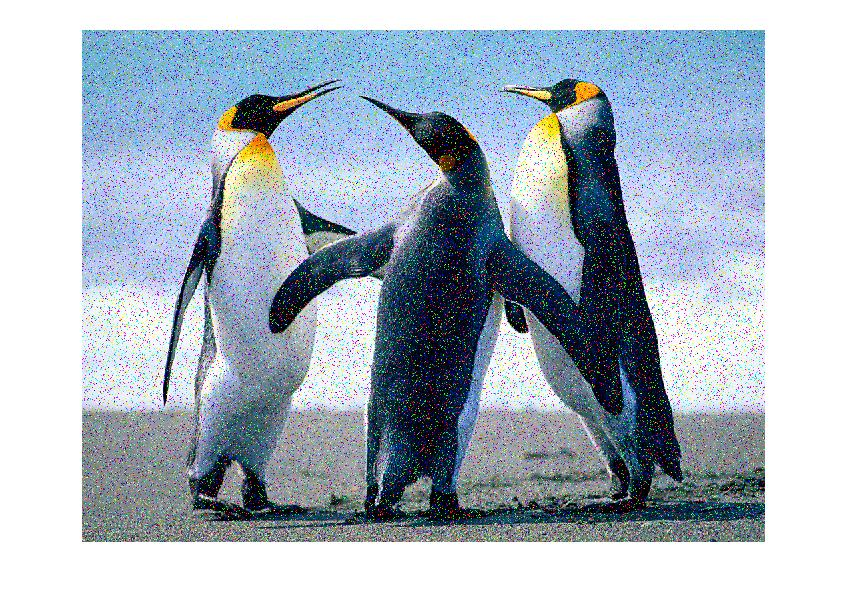
%> input picture PROC/FILTROS/ruido.jpg, 848 x 598 px
$ octave deteccion_bordes.m   (GNU Octave 9; MATLAB toolbox functions it lacks are replaced by stand-ins)
%> lines starting %> are read from the running program, lines starting %| are printed output that depends on the picture; in (x1, y1, x2, y2) boxes, pixels count from 0 and x2, y2 are one past the last pixel; in counts of white or black regions, pixels touching at a corner belong together; the program's own positions count from 1

clc;
clear all;
[filename path]=uigetfile('*.jpg','Abrir imagen');
%> the answer given: FILTROS/ruido.jpg
if isequal(filename,0)
   return
else
    a=imread(strcat(path,filename));
%> a is the input picture: size 598x848x3 uint8; mean R, G, B 167.8, 179.7, 191.4
    a=rgb2gray(a);
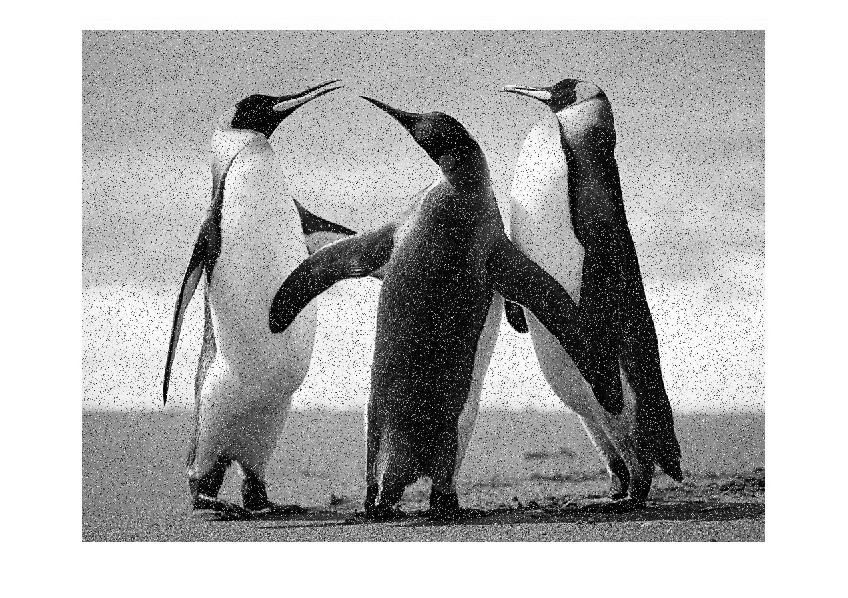
%> a: size 598x848 uint8; min 0, max 255, mean 177.5
b= edge(a,'sobel');
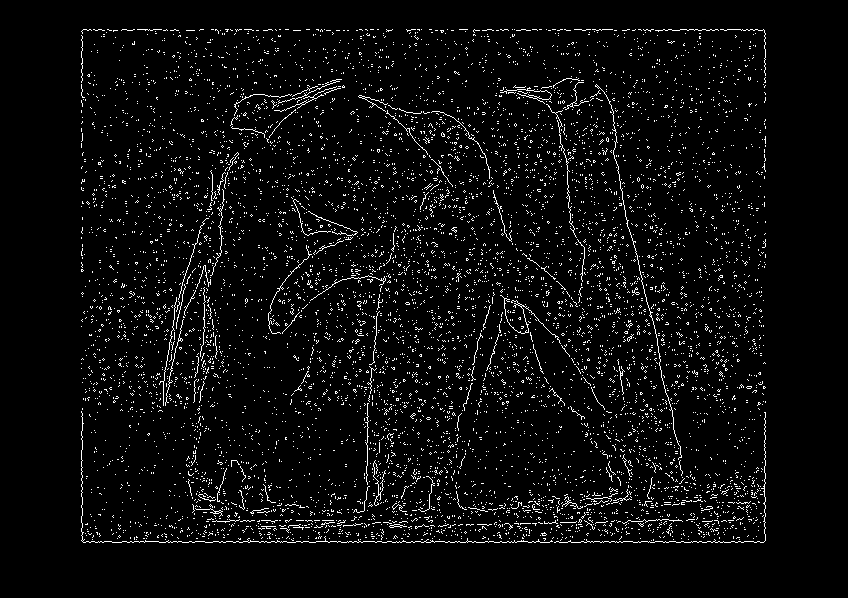
%> b: size 598x848 logical; 4.4% white in thin lines or dots, all inside (x1, y1, x2, y2) = (81, 29, 766, 543)
imshow(b);
end
